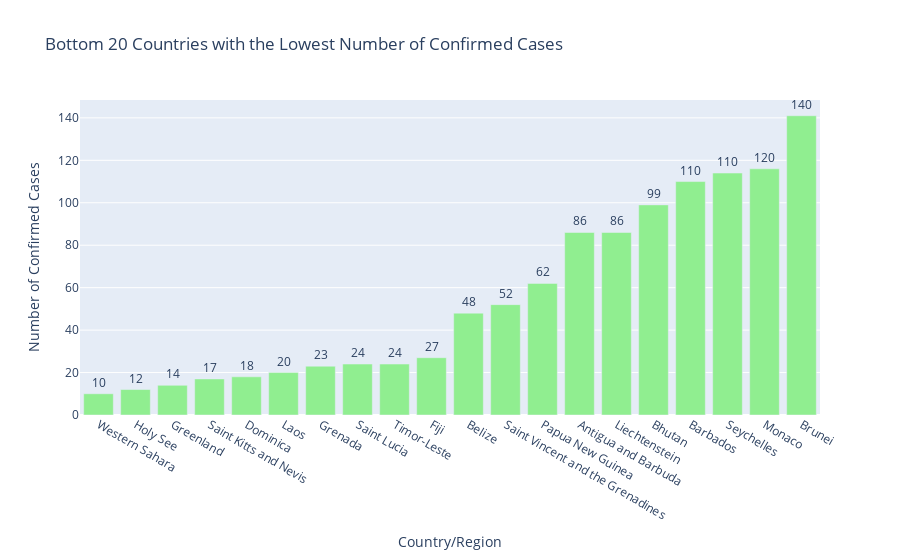

Notebook code for this chart:
### Code cell
# Modified get_countries function to find the bottom 20 countries with the lowest confirmed cases
def get_bottom_countries_by_confirmed(df, bottom_n=20, color_scale='Twilight'):
    bottom_confirmed = df.nsmallest(bottom_n, 'Confirmed')
    
    fig = px.bar(
        bottom_confirmed,
        x='Country/Region',
        y='Confirmed',
        title=f'Bottom {bottom_n} Countries with the Lowest Number of Confirmed Cases',
        text='Confirmed',
        labels={'Confirmed': 'Number of Confirmed Cases'},
        color_discrete_sequence=[color_scale]  # Set the color scale to the one provided
    )
    fig.update_traces(texttemplate='%{text:.2s}', textposition='outside')
    fig.update_layout(xaxis_categoryorder='total ascending')
    fig.show()

# Example usage to find and display the bottom 20 countries with the lowest confirmed cases with a different color scale
get_bottom_countries_by_confirmed(data, bottom_n=20, color_scale='lightgreen')

### Figure 1 — Plotly figure (JSON) as saved in the notebook; plotly's stock layout.template omitted (floating-point values rounded to 4 significant figures)
{"data": [{"alignmentgroup": "True", "hovertemplate": "Country/Region=%{x}<br>Number of Confirmed Cases=%{text}<extra></extra>", "legendgroup": "", "marker": {"color": "lightgreen", "pattern": {"shape": ""}}, "name": "", "offsetgroup": "", "orientation": "v", "showlegend": false, "text": [10, 12, 14, 17, 18, 20, 23, 24, 24, 27, 48, 52, 62, 86, 86, 99, 110, 114, 116, 141], "textposition": "outside", "texttemplate": "%{text:.2s}", "type": "bar", "x": ["Western Sahara", "Holy See", "Greenland", "Saint Kitts and Nevis", "Dominica", "Laos", "Grenada", "Saint Lucia", "Timor-Leste", "Fiji", "Belize", "Saint Vincent and the Grenadines", "Papua New Guinea", "Antigua and Barbuda", "Liechtenstein", "Bhutan", "Barbados", "Seychelles", "Monaco", "Brunei"], "xaxis": "x", "y": [10, 12, 14, 17, 18, 20, 23, 24, 24, 27, 48, 52, 62, 86, 86, 99, 110, 114, 116, 141], "yaxis": "y"}], "layout": {"autosize": true, "barmode": "relative", "legend": {"tracegroupgap": 0}, "title": {"text": "Bottom 20 Countries with the Lowest Number of Confirmed Cases"}, "xaxis": {"anchor": "y", "autorange": true, "categoryorder": "total ascending", "domain": [0, 1], "range": [-0.5, 19.5], "title": {"text": "Country/Region"}, "type": "category"}, "yaxis": {"anchor": "x", "autorange": true, "domain": [0, 1], "range": [0, 148.4], "title": {"text": "Number of Confirmed Cases"}, "type": "linear"}}}
